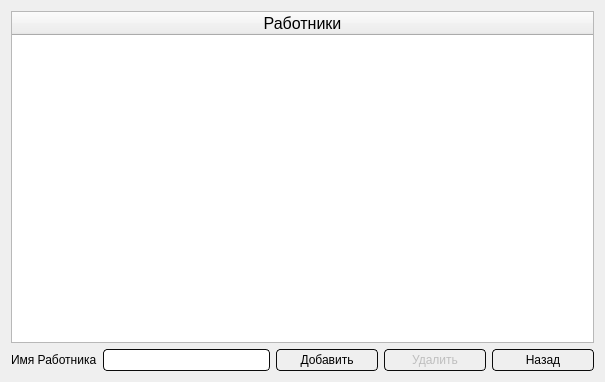
<?xml version="1.0" encoding="UTF-8"?>
<ui version="4.0">
 <class>FormForWorkers</class>
 <widget class="QWidget" name="FormForWorkers">
  <property name="geometry">
   <rect>
    <x>0</x>
    <y>0</y>
    <width>605</width>
    <height>382</height>
   </rect>
  </property>
  <property name="windowTitle">
   <string>SEFOLL</string>
  </property>
  <layout class="QVBoxLayout" name="verticalLayout">
   <item>
    <widget class="QTableWidget" name="workers">
     <property name="font">
      <font>
       <pointsize>12</pointsize>
      </font>
     </property>
     <property name="styleSheet">
      <string notr="true">
background-color: qlineargradient(x1: 0, y1: 0, x2: 0, y2: 1,
                                      stop: 0 #dadbde, stop: 1 #f6f7fa);
</string>
     </property>
     <property name="editTriggers">
      <set>QAbstractItemView::NoEditTriggers</set>
     </property>
     <property name="tabKeyNavigation">
      <bool>false</bool>
     </property>
     <property name="showDropIndicator" stdset="0">
      <bool>false</bool>
     </property>
     <property name="dragDropOverwriteMode">
      <bool>false</bool>
     </property>
     <property name="selectionMode">
      <enum>QAbstractItemView::NoSelection</enum>
     </property>
     <attribute name="horizontalHeaderCascadingSectionResizes">
      <bool>false</bool>
     </attribute>
     <attribute name="horizontalHeaderShowSortIndicator" stdset="0">
      <bool>false</bool>
     </attribute>
     <attribute name="horizontalHeaderStretchLastSection">
      <bool>true</bool>
     </attribute>
     <attribute name="verticalHeaderVisible">
      <bool>false</bool>
     </attribute>
     <attribute name="verticalHeaderCascadingSectionResizes">
      <bool>false</bool>
     </attribute>
     <attribute name="verticalHeaderHighlightSections">
      <bool>false</bool>
     </attribute>
     <column>
      <property name="text">
       <string>Работники</string>
      </property>
      <property name="font">
       <font>
        <pointsize>12</pointsize>
       </font>
      </property>
     </column>
    </widget>
   </item>
   <item>
    <layout class="QHBoxLayout" name="horizontalLayout">
     <item>
      <widget class="QLabel" name="label_2">
       <property name="text">
        <string>Имя Работника</string>
       </property>
      </widget>
     </item>
     <item>
      <widget class="QLineEdit" name="name_worker">
       <property name="styleSheet">
        <string notr="true">
border-radius : 4px;
border: 1px solid;
border-color: rgb(11, 11, 11);
height:20;
width:140;
background-color: qlineargradient(x1: 0, y1: 0, x2: 0, y2: 1,
                                      stop: 0 #dadbde, stop: 1 #f6f7fa);
</string>
       </property>
      </widget>
     </item>
     <item>
      <widget class="QPushButton" name="addWorkerButton">
       <property name="styleSheet">
        <string notr="true">QPushButton
{ 
border-radius : 4px;
border: 1px solid;
border-color: rgb(11, 11, 11);
height:20;
width:100;
background-color: qlineargradient(x1: 0, y1: 0, x2: 0, y2: 1,
                                      stop: 0 #dadbde, stop: 1 #f6f7fa);
}
QPushButton::pressed {
    background-color:qlineargradient(x1: 0, y1: 0, x2: 0, y2: 1,
                                      stop: 0 rgb(251, 252, 255), stop: 1 #f6f7fa);
}</string>
       </property>
       <property name="text">
        <string>Добавить</string>
       </property>
      </widget>
     </item>
     <item>
      <widget class="QPushButton" name="deleteWorkerButton">
       <property name="enabled">
        <bool>false</bool>
       </property>
       <property name="styleSheet">
        <string notr="true">QPushButton
{ 
border-radius : 4px;
border: 1px solid;
border-color: rgb(11, 11, 11);
height:20;
width:100;
background-color: qlineargradient(x1: 0, y1: 0, x2: 0, y2: 1,
                                      stop: 0 #dadbde, stop: 1 #f6f7fa);
}
QPushButton::pressed {
    background-color:qlineargradient(x1: 0, y1: 0, x2: 0, y2: 1,
                                      stop: 0 rgb(251, 252, 255), stop: 1 #f6f7fa);
}</string>
       </property>
       <property name="text">
        <string>Удалить</string>
       </property>
      </widget>
     </item>
     <item>
      <widget class="QPushButton" name="back_button">
       <property name="styleSheet">
        <string notr="true">QPushButton
{ 
border-radius : 4px;
border: 1px solid;
border-color: rgb(11, 11, 11);
height:20;
width:100;
background-color: qlineargradient(x1: 0, y1: 0, x2: 0, y2: 1,
                                      stop: 0 #dadbde, stop: 1 #f6f7fa);
}
QPushButton::pressed {
    background-color:qlineargradient(x1: 0, y1: 0, x2: 0, y2: 1,
                                      stop: 0 rgb(251, 252, 255), stop: 1 #f6f7fa);
}</string>
       </property>
       <property name="text">
        <string>Назад</string>
       </property>
      </widget>
     </item>
    </layout>
   </item>
  </layout>
 </widget>
 <resources/>
 <connections/>
</ui>
